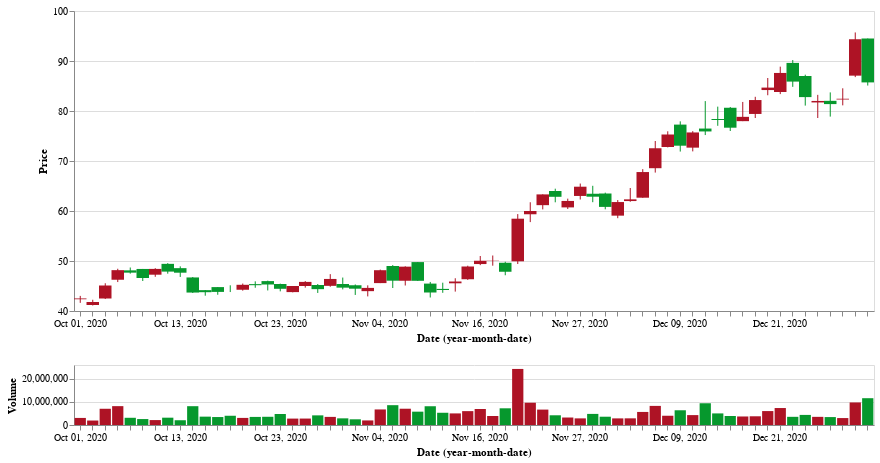

The code cell stored with this chart in its notebook:
### Code cell
open_close_color = alt.condition('datum.Open >= datum.Close', alt.value('#06982d'), alt.value('#ae1325'))
brush = alt.selection(type='interval', encodings=['x'])
x='yearmonthdate(Date):O'
base = alt.Chart(df).encode(alt.X(x), color=open_close_color).properties(width=800)
rule = base.mark_rule().encode(
    alt.Y('Low:Q', title='Price', scale=alt.Scale(zero=False)),
    alt.Y2('High:Q'),
)
bar = base.mark_bar().encode(
    alt.Y('Open:Q'),
    alt.Y2('Close:Q')
)

volume = base.mark_bar().encode(alt.Y('Volume:Q')).properties(height=60)

((rule + bar).interactive() & volume)



# lower = alt.layer(volume, height=60).add_selection(brush)
# upper = (rule + bar).encode(
#     alt.X(x, scale=alt.Scale(domain=brush))    
# )

# (upper & lower)

### Figure 1 — Vega-Lite specification as saved in the notebook (floating-point values rounded to 4 significant figures)
{"$schema": "https://vega.github.io/schema/vega-lite/v4.8.1.json", "config": {"view": {"continuousHeight": 300, "continuousWidth": 400}}, "data": {"name": "data-5dbbc19b4b3160ee71d52bc8426a9e25"}, "datasets": {"data-5dbbc19b4b3160ee71d52bc8426a9e25": [{"Close": 42.51, "Date": "2020-10-01T00:00:00", "Dividends": 0, "High": 43.02, "Low": 41.63, "Open": 42.35, "Stock Splits": 0, "Volume": 3063400}, {"Close": 41.8, "Date": "2020-10-02T00:00:00", "Dividends": 0, "High": 42.25, "Low": 41.1, "Open": 41.2, "Stock Splits": 0, "Volume": 1936100}, {"Close": 45.1, "Date": "2020-10-05T00:00:00", "Dividends": 0, "High": 45.55, "Low": 42.4, "Open": 42.5, "Stock Splits": 0, "Volume": 7036100}, {"Close": 48.17, "Date": "2020-10-06T00:00:00", "Dividends": 0, "High": 48.45, "Low": 45.79, "Open": 46.25, "Stock Splits": 0, "Volume": 8172000}, {"Close": 47.67, "Date": "2020-10-07T00:00:00", "Dividends": 0, "High": 48.7, "Low": 47.47, "Open": 48.13, "Stock Splits": 0, "Volume": 3126300}, {"Close": 46.6, "Date": "2020-10-08T00:00:00", "Dividends": 0, "High": 48.41, "Low": 46, "Open": 48.41, "Stock Splits": 0, "Volume": 2574000}, {"Close": 48.42, "Date": "2020-10-09T00:00:00", "Dividends": 0, "High": 48.56, "Low": 46.84, "Open": 47.26, "Stock Splits": 0, "Volume": 2132100}, {"Close": 47.88, "Date": "2020-10-12T00:00:00", "Dividends": 0, "High": 49.57, "Low": 47.47, "Open": 49.43, "Stock Splits": 0, "Volume": 3170400}, {"Close": 47.66, "Date": "2020-10-13T00:00:00", "Dividends": 0, "High": 48.93, "Low": 46.81, "Open": 48.57, "Stock Splits": 0, "Volume": 2064300}, {"Close": 43.69, "Date": "2020-10-14T00:00:00", "Dividends": 0, "High": 46.8, "Low": 43.6, "Open": 46.71, "Stock Splits": 0, "Volume": 8151700}, {"Close": 43.76, "Date": "2020-10-15T00:00:00", "Dividends": 0, "High": 44.19, "Low": 43.06, "Open": 44.17, "Stock Splits": 0, "Volume": 3621200}, {"Close": 43.82, "Date": "2020-10-16T00:00:00", "Dividends": 0, "High": 44.78, "Low": 43.25, "Open": 44.78, "Stock Splits": 0, "Volume": 3446700}, {"Close": 44, "Date": "2020-10-19T00:00:00", "Dividends": 0, "High": 45.14, "Low": 43.79, "Open": 44, "Stock Splits": 0, "Volume": 4005100}, {"Close": 45.24, "Date": "2020-10-20T00:00:00", "Dividends": 0, "High": 45.49, "Low": 44.07, "Open": 44.25, "Stock Splits": 0, "Volume": 3073100}, {"Close": 45.16, "Date": "2020-10-21T00:00:00", "Dividends": 0, "High": 45.93, "Low": 44.65, "Open": 45.38, "Stock Splits": 0, "Volume": 3502800}, {"Close": 45.3, "Date": "2020-10-22T00:00:00", "Dividends": 0, "High": 46.07, "Low": 44.11, "Open": 45.98, "Stock Splits": 0, "Volume": 3560300}, {"Close": 44.44, "Date": "2020-10-23T00:00:00", "Dividends": 0, "High": 45.47, "Low": 43.93, "Open": 45.4, "Stock Splits": 0, "Volume": 4761900}, {"Close": 45, "Date": "2020-10-26T00:00:00", "Dividends": 0, "High": 45, "Low": 43.73, "Open": 43.78, "Stock Splits": 0, "Volume": 2775300}, {"Close": 45.82, "Date": "2020-10-27T00:00:00", "Dividends": 0, "High": 45.98, "Low": 44.67, "Open": 45, "Stock Splits": 0, "Volume": 2791900}, {"Close": 44.37, "Date": "2020-10-28T00:00:00", "Dividends": 0, "High": 45.4, "Low": 43.61, "Open": 45.2, "Stock Splits": 0, "Volume": 4176600}, {"Close": 46.41, "Date": "2020-10-29T00:00:00", "Dividends": 0, "High": 47.37, "Low": 44.85, "Open": 45.03, "Stock Splits": 0, "Volume": 3515900}, {"Close": 44.67, "Date": "2020-10-30T00:00:00", "Dividends": 0, "High": 46.69, "Low": 44.32, "Open": 45.4, "Stock Splits": 0, "Volume": 2884100}, {"Close": 44.46, "Date": "2020-11-02T00:00:00", "Dividends": 0, "High": 45.31, "Low": 43.21, "Open": 45.15, "Stock Splits": 0, "Volume": 2468300}, {"Close": 44.62, "Date": "2020-11-03T00:00:00", "Dividends": 0, "High": 45.13, "Low": 42.92, "Open": 43.97, "Stock Splits": 0, "Volume": 1980100}, {"Close": 48.16, "Date": "2020-11-04T00:00:00", "Dividends": 0, "High": 48.28, "Low": 45.58, "Open": 45.58, "Stock Splits": 0, "Volume": 6741200}, {"Close": 46.06, "Date": "2020-11-05T00:00:00", "Dividends": 0, "High": 49.18, "Low": 44.6, "Open": 49, "Stock Splits": 0, "Volume": 8589400}, {"Close": 48.87, "Date": "2020-11-06T00:00:00", "Dividends": 0, "High": 48.94, "Low": 45.1, "Open": 46.05, "Stock Splits": 0, "Volume": 7054700}, {"Close": 46.04, "Date": "2020-11-09T00:00:00", "Dividends": 0, "High": 49.79, "Low": 46.01, "Open": 49.78, "Stock Splits": 0, "Volume": 5775800}, {"Close": 43.7, "Date": "2020-11-10T00:00:00", "Dividends": 0, "High": 45.81, "Low": 42.7, "Open": 45.48, "Stock Splits": 0, "Volume": 8128400}, {"Close": 44.2, "Date": "2020-11-11T00:00:00", "Dividends": 0, "High": 45.66, "Low": 43.64, "Open": 44.42, "Stock Splits": 0, "Volume": 5303500}, {"Close": 45.9, "Date": "2020-11-12T00:00:00", "Dividends": 0, "High": 46.55, "Low": 43.88, "Open": 45.54, "Stock Splits": 0, "Volume": 5024900}, {"Close": 48.9, "Date": "2020-11-13T00:00:00", "Dividends": 0, "High": 49.06, "Low": 46.22, "Open": 46.35, "Stock Splits": 0, "Volume": 6010400}, {"Close": 50.05, "Date": "2020-11-16T00:00:00", "Dividends": 0, "High": 51, "Low": 49.17, "Open": 49.39, "Stock Splits": 0, "Volume": 6925800}, {"Close": 50.05, "Date": "2020-11-17T00:00:00", "Dividends": 0, "High": 51.1, "Low": 49.06, "Open": 50, "Stock Splits": 0, "Volume": 3893700}, {"Close": 47.85, "Date": "2020-11-18T00:00:00", "Dividends": 0, "High": 49.85, "Low": 47.15, "Open": 49.65, "Stock Splits": 0, "Volume": 7235200}, {"Close": 58.46, "Date": "2020-11-19T00:00:00", "Dividends": 0, "High": 59.38, "Low": 49.4, "Open": 49.94, "Stock Splits": 0, "Volume": 24293000}, {"Close": 60, "Date": "2020-11-20T00:00:00", "Dividends": 0, "High": 61.75, "Low": 57.78, "Open": 59.35, "Stock Splits": 0, "Volume": 9657200}, {"Close": 63.32, "Date": "2020-11-23T00:00:00", "Dividends": 0, "High": 63.33, "Low": 60.32, "Open": 61.17, "Stock Splits": 0, "Volume": 6675200}, {"Close": 62.84, "Date": "2020-11-24T00:00:00", "Dividends": 0, "High": 64.46, "Low": 61.74, "Open": 64, "Stock Splits": 0, "Volume": 4211900}, {"Close": 62.01, "Date": "2020-11-25T00:00:00", "Dividends": 0, "High": 62.47, "Low": 60.4, "Open": 60.72, "Stock Splits": 0, "Volume": 3245100}, {"Close": 64.86, "Date": "2020-11-27T00:00:00", "Dividends": 0, "High": 65.49, "Low": 62.3, "Open": 63.01, "Stock Splits": 0, "Volume": 2870400}, {"Close": 62.86, "Date": "2020-11-30T00:00:00", "Dividends": 0, "High": 65.04, "Low": 61.76, "Open": 63.45, "Stock Splits": 0, "Volume": 4807600}, {"Close": 60.82, "Date": "2020-12-01T00:00:00", "Dividends": 0, "High": 63.67, "Low": 60.34, "Open": 63.5, "Stock Splits": 0, "Volume": 3589700}, {"Close": 61.79, "Date": "2020-12-02T00:00:00", "Dividends": 0, "High": 62.19, "Low": 58.56, "Open": 59.07, "Stock Splits": 0, "Volume": 2865600}, {"Close": 62.33, "Date": "2020-12-03T00:00:00", "Dividends": 0, "High": 64.6, "Low": 61.85, "Open": 61.99, "Stock Splits": 0, "Volume": 2886100}, {"Close": 67.79, "Date": "2020-12-04T00:00:00", "Dividends": 0, "High": 68.37, "Low": 62.65, "Open": 62.66, "Stock Splits": 0, "Volume": 5659300}, {"Close": 72.55, "Date": "2020-12-07T00:00:00", "Dividends": 0, "High": 74, "Low": 67.68, "Open": 68.56, "Stock Splits": 0, "Volume": 8277200}, {"Close": 75.3, "Date": "2020-12-08T00:00:00", "Dividends": 0, "High": 75.94, "Low": 72.72, "Open": 72.8, "Stock Splits": 0, "Volume": 4010400}, {"Close": 73.06, "Date": "2020-12-09T00:00:00", "Dividends": 0, "High": 77.93, "Low": 71.89, "Open": 77.28, "Stock Splits": 0, "Volume": 6385900}, {"Close": 75.71, "Date": "2020-12-10T00:00:00", "Dividends": 0, "High": 75.97, "Low": 71.92, "Open": 72.67, "Stock Splits": 0, "Volume": 4289000}, {"Close": 75.91, "Date": "2020-12-11T00:00:00", "Dividends": 0, "High": 81.98, "Low": 75.19, "Open": 76.49, "Stock Splits": 0, "Volume": 9424500}, {"Close": 78.2, "Date": "2020-12-14T00:00:00", "Dividends": 0, "High": 80.87, "Low": 77.04, "Open": 78.41, "Stock Splits": 0, "Volume": 5022600}, {"Close": 76.66, "Date": "2020-12-15T00:00:00", "Dividends": 0, "High": 80.8, "Low": 76, "Open": 80.65, "Stock Splits": 0, "Volume": 3899900}, {"Close": 78.83, "Date": "2020-12-16T00:00:00", "Dividends": 0, "High": 81.81, "Low": 77.97, "Open": 77.97, "Stock Splits": 0, "Volume": 3695300}, {"Close": 82.19, "Date": "2020-12-17T00:00:00", "Dividends": 0, "High": 82.84, "Low": 78.6, "Open": 79.41, "Stock Splits": 0, "Volume": 3776100}, {"Close": 84.68, "Date": "2020-12-18T00:00:00", "Dividends": 0, "High": 86.6, "Low": 83.15, "Open": 84.19, "Stock Splits": 0, "Volume": 6035900}, {"Close": 87.61, "Date": "2020-12-21T00:00:00", "Dividends": 0, "High": 88.87, "Low": 83.38, "Open": 83.8, "Stock Splits": 0, "Volume": 7351700}, {"Close": 85.88, "Date": "2020-12-22T00:00:00", "Dividends": 0, "High": 90.19, "Low": 84.83, "Open": 89.62, "Stock Splits": 0, "Volume": 3543500}, {"Close": 82.78, "Date": "2020-12-23T00:00:00", "Dividends": 0, "High": 87.26, "Low": 81.08, "Open": 87, "Stock Splits": 0, "Volume": 4371600}, {"Close": 82.01, "Date": "2020-12-24T00:00:00", "Dividends": 0, "High": 83.23, "Low": 78.6, "Open": 81.71, "Stock Splits": 0, "Volume": 3531700}, {"Close": 81.38, "Date": "2020-12-28T00:00:00", "Dividends": 0, "High": 83.72, "Low": 78.88, "Open": 82.03, "Stock Splits": 0, "Volume": 3433100}, {"Close": 82.45, "Date": "2020-12-29T00:00:00", "Dividends": 0, "High": 84.54, "Low": 81.13, "Open": 82.3, "Stock Splits": 0, "Volume": 3004800}, {"Close": 94.35, "Date": "2020-12-30T00:00:00", "Dividends": 0, "High": 95.71, "Low": 86.78, "Open": 87.07, "Stock Splits": 0, "Volume": 9775600}, {"Close": 85.72, "Date": "2020-12-31T00:00:00", "Dividends": 0, "High": 94.5, "Low": 85.09, "Open": 94.5, "Stock Splits": 0, "Volume": 11611900}]}, "vconcat": [{"layer": [{"encoding": {"color": {"condition": {"test": "datum.Open >= datum.Close", "value": "#06982d"}, "value": "#ae1325"}, "x": {"field": "Date", "timeUnit": "yearmonthdate", "type": "ordinal"}, "y": {"field": "Low", "scale": {"zero": false}, "title": "Price", "type": "quantitative"}, "y2": {"field": "High"}}, "mark": "rule", "selection": {"selector046": {"bind": "scales", "encodings": ["x", "y"], "type": "interval"}}, "width": 800}, {"encoding": {"color": {"condition": {"test": "datum.Open >= datum.Close", "value": "#06982d"}, "value": "#ae1325"}, "x": {"field": "Date", "timeUnit": "yearmonthdate", "type": "ordinal"}, "y": {"field": "Open", "type": "quantitative"}, "y2": {"field": "Close"}}, "mark": "bar", "width": 800}]}, {"encoding": {"color": {"condition": {"test": "datum.Open >= datum.Close", "value": "#06982d"}, "value": "#ae1325"}, "x": {"field": "Date", "timeUnit": "yearmonthdate", "type": "ordinal"}, "y": {"field": "Volume", "type": "quantitative"}}, "height": 60, "mark": "bar", "width": 800}]}
